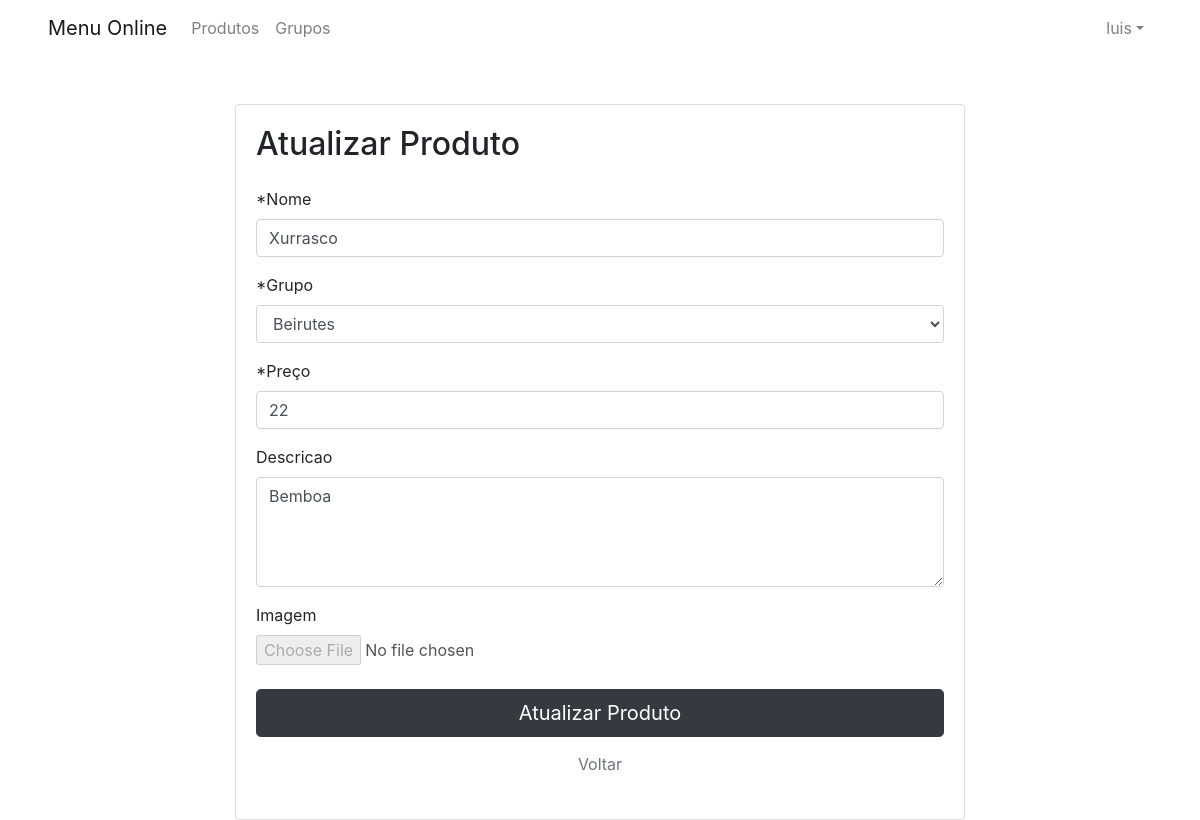
Page /admin/product/lhp91hbkbsrndd5 (signed in) on the committed database.
### tables this page shows
CREATE TABLE `users` (
  `id` int(11) NOT NULL,
  `username` varchar(50) NOT NULL,
  `password` varchar(255) NOT NULL,
  `created_at` datetime DEFAULT current_timestamp()
);

CREATE TABLE `products` (
  `product_id` varchar(255) NOT NULL,
  `product_name` varchar(255) NOT NULL,
  `product_description` varchar(255) DEFAULT NULL,
  `product_price` int(11) DEFAULT NULL,
  `product_image` text DEFAULT NULL,
  `id_group` varchar(255) NOT NULL,
  `update_at` timestamp NOT NULL DEFAULT current_timestamp() ON UPDATE current_timestamp(),
  `created_at` timestamp NOT NULL DEFAULT current_timestamp()
);

CREATE TABLE `groups` (
  `group_id` varchar(255) NOT NULL,
  `group_name` varchar(255) NOT NULL,
  `update_at` timestamp NOT NULL DEFAULT current_timestamp() ON UPDATE current_timestamp(),
  `created_at` timestamp NOT NULL DEFAULT current_timestamp()
);

### inc/config.php (called while the page is built, shortened)
<?php
require_once "database.php";
$config = new stdClass();
$config->path = "menu-online";
$config->urlLocal = "http://" . $_SERVER["HTTP_HOST"] . "/" . $config->path;

### inc/database.php (called while the page is built, shortened)
<?php
    class Connection {
         private $host = "localhost";
         private $database = "malbec";
         private $username = "root";
         private $password = "";
         public function __construct(){
               try{
                    $this->conn = new PDO( "mysql:host=".$this->host.";dbname=".$this->database,$this->username,$this->password);
                }catch(PDOException $e){
                     echo "ERRO: ".$e->getMessage();
                }
         }
    }
?>

### inc/controller/session.php (called while the page is built, shortened)
<?php
    if(isset($_SESSION['uid']) != ""){
        $pdo = new Connection();
        $st = $pdo->conn->prepare("SELECT * FROM users WHERE id=:id");
        $st->bindValue(":id", $_SESSION['uid']);
        $st->execute();
        $strow=$st->fetch();
    }

### inc/model/product.php (called while the page is built, shortened)
<?php
class Product
{
	private $id;
	public function setId($id)
	{
		$this->id = $id;
	}
	public function getId()
	{
		return $this->id;
	}
	public function findProductById()
	{
		$pdo = new Connection();
		$st = $pdo->conn->prepare("SELECT * FROM products WHERE product_id = :id");
		$st->bindValue(":id", $this->getId());
		$st->execute();
		return $st;
	}
}

### inc/model/group.php (called while the page is built, shortened)
<?php
class Group
{
	public function getAllGroups()
	{
		$pdo = new Connection();
		$st = $pdo->conn->prepare("SELECT * FROM groups ORDER BY created_at DESC");
		$st->execute();
		return $st;
	}
}

### admin/update_product.php (the view, shortened to what this page needs)
<?php
require_once "../inc/config.php";
require_once "../inc/model/product.php";
require_once "../inc/model/group.php";
require_once "../inc/controller/product.php";
$product = new Product();
$group = new Group();
$groups = $group->getAllGroups();
$group_all = $groups->fetchAll();
if (isset($_GET['product_id'])) {
    $product->setId($_GET['product_id']);
    $response = $product->findProductById();
    $product_row = $response->fetch();
}
require_once "../inc/views/header.php";
require_once "../inc/views/navbar.php";
?>
<div class="container mt-5">
    <div class="row justify-content-center">
        <div class="col-md-8">
            <div class="card">
                <div class="card-body">
                    <h2>Atualizar Produto</h2>
                    <form action="<?php echo htmlspecialchars($_SERVER["PHP_SELF"]); ?>" method="post" enctype="multipart/form-data" class="mt-4">
                        <div class="form-group">
                            <label>*Nome</label>
                            <input type="text" name="product_name" class="form-control" value="<?php echo $product_row['product_name']; ?>" required>
                        </div>
                        <div class="form-group">
                            <label>*Grupo</label>
                            <select class="form-control" name="id_group" required>
                                <?php foreach ($group_all as $group_row) { ?>
                                    <option value="<?php echo $group_row['group_id']; ?>" <?php echo ($group_row["group_id"] === $product_row["id_group"]) ? "selected" : ""; ?>><?php echo $group_row['group_name']; ?></option>
                                <?php } ?>
                            </select>
                        </div>
                        <div class="form-group">
                            <label>*Preço</label>
                            <input type="number" name="product_price" class="form-control" value="<?php echo $product_row['product_price']; ?>" required>
                        </div>
                        <div class="form-group">
                            <label>Descricao</label>
                            <textarea name="product_description" class="form-control" rows="4"><?php echo $product_row['product_description']; ?></textarea>
                        </div>
                        <div class="form-group">
                            <label>Imagem</label>
                            <input type="file" class="form-control-file" name="product_image" disabled>
                        </div>
                        <div class="form-group mt-4">
                            <button type="submit" class="btn btn-dark btn-lg btn-block" name="btn-product-update">Atualizar Produto</button>
                            <p class="text-center mt-2"><a href="products.php" class="btn btn-link text-muted">Voltar</a></p>
                        </div>
                    </form>
                </div>
            </div>
        </div>
    </div>
</div>
<?php require_once "../inc/views/footer.php"; ?>

### inc/views/navbar.php (shortened to what this page needs)
<?php
require_once '../inc/config.php';
require_once '../inc/controller/session.php';
?>
<header>
    <nav class="navbar navbar-expand-lg navbar-main navbar-light px-5 d-flex align-items-center">
        <a class="navbar-brand" href="<?php echo $config->urlLocal; ?>/">
            <span class="logo-text">Menu Online</span>
        </a>
        <div class="collapse navbar-collapse">
            <ul class="navbar-nav mr-auto">
                <li class="nav-item">
                    <a class="nav-link" href="<?php echo $config->urlLocal; ?>/admin/products.php">Produtos</a>
                </li>
                <li class="nav-item">
                    <a class="nav-link" href="<?php echo $config->urlLocal; ?>/admin/groups.php">Grupos</a>
                </li>
            </ul>
            <ul class="navbar-nav ml-auto ">
                <li class="nav-item dropdown">
                    <a class="nav-link dropdown-toggle" data-toggle="dropdown" role="button" href="#"><?php echo $strow["username"]; ?></a>
                </li>
            </ul>
        </div>
    </nav>
</header>

### assets/css/styles.css (style rules this page uses)
* { margin: 0; padding: 0; }
html, body { height: 100%; }
body { background-color: #fff; }

### rows in the picture
users: username "luis"
products: product_name "Xurrasco", id_group "Beirutes", product_price "22", product_description "Bemboa"
